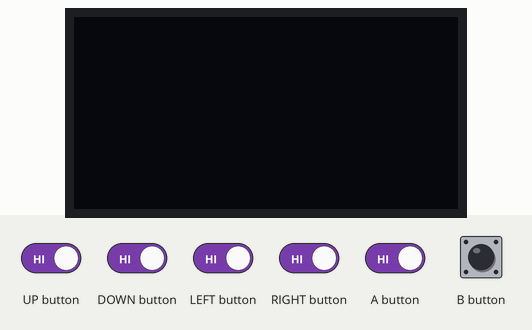
Recording of a sketch running on a simulated Arduboy, built with avr-gcc and run on an emulated ATmega32U4. Shown: 128×64 one-colour display. The test bench sets the inputs (shaded band). The OLED is the two-colour kind (top 16 rows yellow).

Above: at 1.2 s.
1.3 s: UP button driven LOW and DOWN button driven LOW and LEFT button driven LOW and RIGHT button driven LOW and A button driven LOW
At 4.1 s:
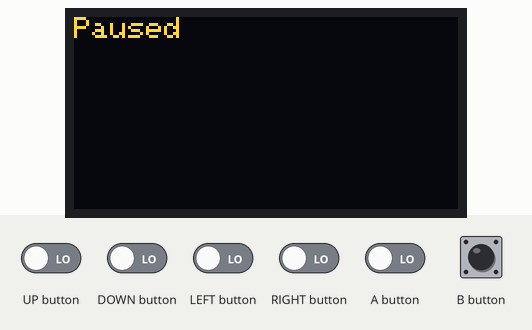
4.3 s: UP button set HIGH
5.8 s: UP button set LOW
At 6.5 s:
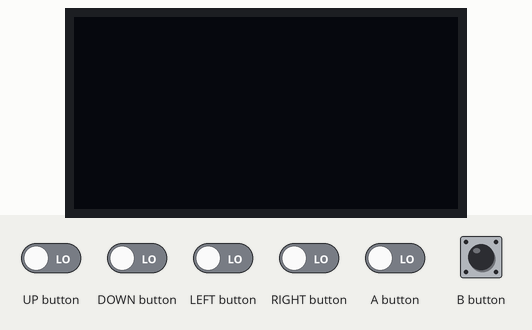
8.8 s: DOWN button set HIGH
Timing chart, 0 to 11.3 s (numbered marks = the images above; inputs shaded):
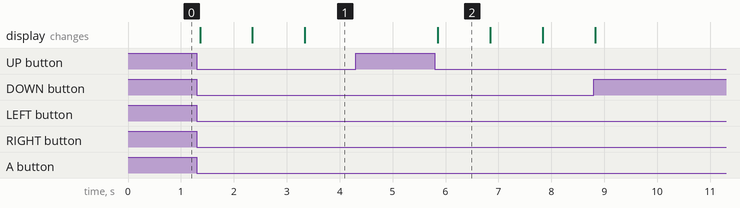

Measured:
- after the input at 1.3 s, the display: changes after 0.06 s (image 1)
- after the input at 4.3 s, every drawn part: stays the same
- after the input at 5.8 s, the display: changes after 0.05 s (image 2)
- what the display in image 2 shows lasts 0.9 s, from 5.9 s to 6.8 s

The sketch:

pause_check-example.ino
```cpp
#include "Arduboy.h"
#include "arduboy_pause_check.h"

Arduboy arduboy;

bool isPaused = false;

void setup() {
  // put your setup code here, to run once:
  arduboy.begin();
  arduboy.setFrameRate(30);
}

void loop() {
  // put your main code here, to run repeatedly:
  if (!(arduboy.nextFrame())) return;
  arduboy.clear();
  if (isPaused){
    arduboy.setCursor(0,0);
    arduboy.print("Paused");
  }
  isPaused = check_pause(arduboy, isPaused);
  arduboy.display();
}
```

arduboy_pause_check.h
```cpp
#include "Arduboy.h"

byte pause_countdown = 0;
byte pause_countdown_set_val = 30; //default half a second

void setup_pause(byte countdown_var){
  //you only need call this function if you wish to change the default time between which
  //the game can be paused and unpaused. 30 is a good value because it leaves plenty of time
  //for the player to remove their thumb at 60fps.
  //You will want to change this if you're using any other framerate probably.
  pause_countdown_set_val = countdown_var;
}

bool check_pause(Arduboy& arduboy, bool isPaused){
   if(arduboy.pressed(RIGHT_BUTTON) && arduboy.pressed(LEFT_BUTTON)
  && arduboy.pressed(UP_BUTTON) && arduboy.pressed(DOWN_BUTTON)){
    if (pause_countdown <= 0){
      if (isPaused == false){
        isPaused = true;
        pause_countdown = pause_countdown_set_val;
      }
      else{
        isPaused = false;
        pause_countdown = pause_countdown_set_val;
      }
    }
  }
  if (pause_countdown > 0)  pause_countdown--;
  return isPaused;
}
```
